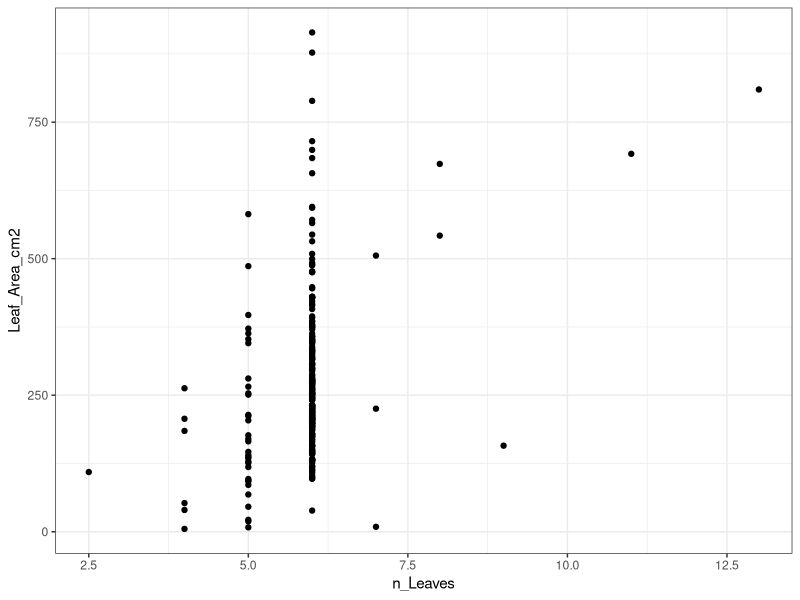
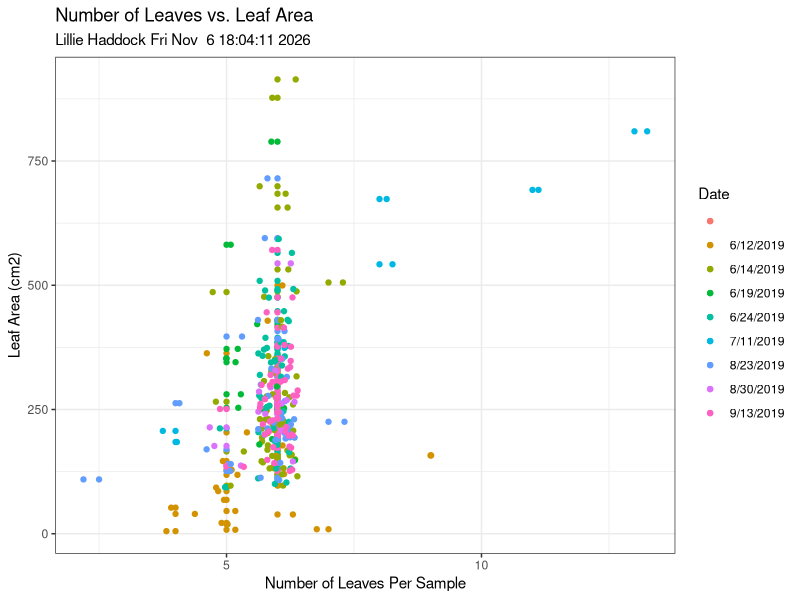
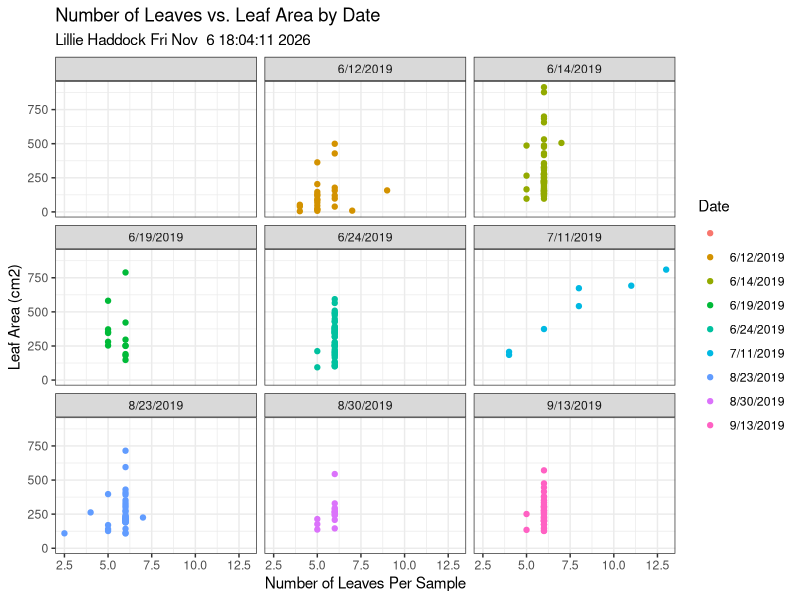
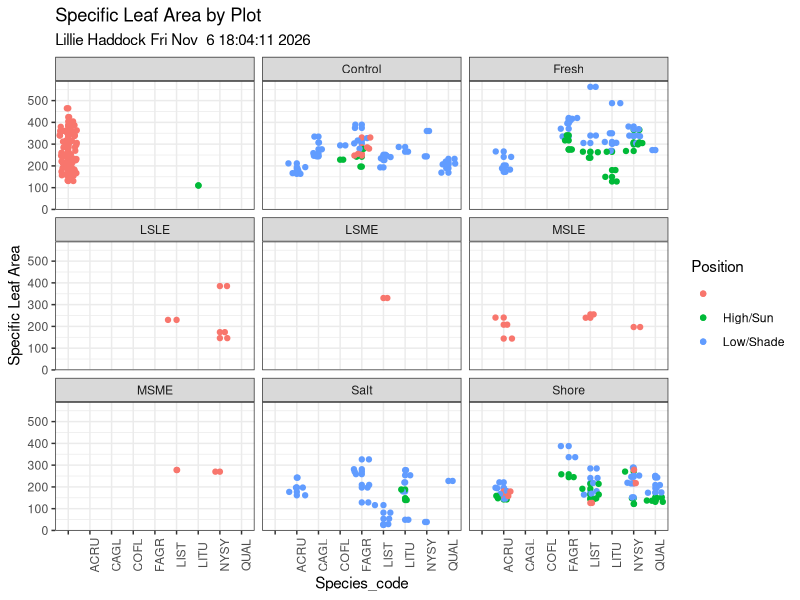

The R source for these figures, in order: (Note: this script raises an error after producing the figures.)
## Script to process Specific Leaf Area data at SERC
# Created 06-13-2019

# Load necessary packages
library(dplyr)
library(tidyr)
library(readr)
library(ggrepel)
library(ggplot2)
theme_set(theme_bw())

## ================ Read in the SLA csv and make some basic plots

sla <- read.csv("SLA Data.csv", stringsAsFactors = FALSE) %>% 
  mutate(Tag = as.character(Tag))
print(sla)
print(summary(sla))

# Simple plot comparing number of leaves to the corresponding leaf area
p <- qplot(n_Leaves, Leaf_Area_cm2, data = sla)
print(p)

# Plot comparing number of leaves to corresponding leaf area, color by date but pretty!
leaves_v_area <- ggplot(data = sla, aes(n_Leaves, Leaf_Area_cm2, color = Date)) +
  geom_point() +
  geom_jitter()+
  labs(title = "Number of Leaves vs. Leaf Area", 
       subtitle = paste("Lillie Haddock", date()), 
       x = "Number of Leaves Per Sample", y = "Leaf Area (cm2)")
print(leaves_v_area)

# Plot comparing number of leaves to corresponding leaf area but pretty, faceted by date!
split_by_date <- ggplot(data = sla, aes(n_Leaves, Leaf_Area_cm2, color = Date)) + 
  geom_point() +
  labs(title = "Number of Leaves vs. Leaf Area by Date", 
       subtitle = paste("Lillie Haddock", date()), 
       x = "Number of Leaves Per Sample", y = "Leaf Area (cm2)") +
  facet_wrap(~Date)
print(split_by_date)

## Create an SLA column
sla <- sla %>% 
  mutate(specific_leaf_area = round(Leaf_Area_cm2 / Leaf_Mass_g, 3)) 
head(sla)

## ================ Join with inventory data

## Read in the storm surge inventory data
ss_inventory <- read.csv("ss-inventory.csv", stringsAsFactors = FALSE) %>% 
  select(Plot, Species_code, Tag, DBH) %>% 
  mutate(Tag = as.character(Tag))
summary(ss_inventory)

## The 'shore' plot at GCREW overlaps with the PREMIS-ghg HSLE plot,
## so use that inventory data too
inventory <- read.csv("transplant_inventory.csv", stringsAsFactors = FALSE) %>% 
  select(Plot, Tag, Species_code, DBH = DBH_cm_2019) %>% 
  filter(Plot == "HSLE") %>%  # GCREW only
  mutate(Plot = "Shore") %>% 
  bind_rows(ss_inventory)

# Create new dataset with plot, species, and tag columns
# by joining with the storm surge inventory data
sla %>% 
  left_join(inventory, by = "Tag") %>% 
  # if NA DBH, then get information from what we measured in field
  mutate(DBH = if_else(is.na(DBH), No_Tag_DBH, DBH),
         Species_code = if_else(is.na(Species_code), No_Tag_Species_code, Species_code),
         Plot = if_else(is.na(Plot), No_Tag_Plot, Plot)) %>% 
  # We only want four letter species codes
  mutate(Species_code = substr(Species_code, 1,4)) ->
  sla_joined

# At this point there should be NO data with an NA for Plot or DBH or Species_code
# Warn if this occurs
if(any(is.na(sla_joined$DBH))) {
  warning("We still have unmatched trees!")  
}
if(any(sla_joined$Species_code == "")) {
  warning("We blank species codes!")  
}

## SLA by Plot
sla_by_plot <- sla_joined %>% 
  ggplot(aes(Species_code, specific_leaf_area, color = Position)) +
  geom_point() +
  geom_jitter() +
  facet_wrap(~Plot) +
  theme(axis.text.x = element_text(angle = 90)) +
  labs(title = "Specific Leaf Area by Plot", y = "Specific Leaf Area", 
       subtitle = paste("Lillie Haddock", date()))
print(sla_by_plot)


## Join sla_joined with plot species_codes
sla_joined_names <- left_join(sla_joined, species_codes, by = "Species_code")
## SLA by species box plot

sla_with_tag <- sla_joined_names %>%
  ggplot(aes(Species_common, specific_leaf_area, label = Tag, color = Position)) +
  geom_boxplot() +
  geom_text_repel() +
  geom_point() + 
  labs(title = "Specific Leaf Area by Species and Tag Number", y = "Specific Leaf Area")
print(sla_with_tag)

## SLA by species faceting by plot
sla_with_tag_by_plot <- sla_joined %>%
  ggplot(aes(Species_code, specific_leaf_area, label = Tag, color = Position)) +
  geom_boxplot() +
  geom_text_repel() +
  geom_point() +
  facet_wrap(~Plot) +
  theme(axis.text.x = element_text(angle = 90)) +
  labs(title = "Specific Leaf Area by Species, Plot, and Tag Number", y = "Specific Leaf Area")
print(sla_with_tag_by_plot)

## SLA faceted by species
sla_by_species <- sla_joined_names %>%
  ggplot(aes(Plot, specific_leaf_area, color = Position)) +
  geom_point() + 
  geom_jitter() +
  facet_wrap(~Species_common) +
  theme(axis.text.x = element_text(angle = 90)) +
  labs(title = "Specific Leaf Area by Species and Plot", y = "Specific Leaf Area (cm2/g)")
print(sla_by_species)

## DBH vs sla colored by species
sla_vs_dbh <- sla_joined_names %>% 
  ggplot(aes(DBH, specific_leaf_area, color = Species_common)) +
  geom_point() + 
  facet_wrap(~Species_common) +
  geom_smooth(method = "lm") +
  labs(title = "Specific Leaf Area vs. Tree Diameter", y = "Specific Leaf Area (cm2/g)", x = "Diameter at Breast Height (cm)",
       color = "Species")
print(sla_vs_dbh)

## leaves vs mass
leaves_vs_mass <- sla_joined %>% 
  ggplot(aes(n_Leaves, Leaf_Mass_g, color = Species_code)) +
  geom_point() +
  facet_wrap(~Species_code) +
  geom_smooth(method = lm) +
  labs(title = "Number of Leaves vs. Leaf Dry Mass")
print(leaves_vs_mass)

## leaves vs area
leaves_vs_area <- sla_joined %>% 
  ggplot(aes(n_Leaves, Leaf_Area_cm2, color = Species_code)) +
  geom_point() +
  facet_wrap(~Species_code) +
  geom_smooth(method = lm) + 
  labs(title = "Number of Leaves vs. Leaf Area")
print(leaves_vs_area)

## sla vs position by species
sla_vs_position <- sla_joined %>% 
  ggplot(aes(Position, specific_leaf_area, color = Species_code)) +
  geom_jitter() +
  labs(title = "Specific Leaf Area vs. Canopy Position", x = "Canopy Position", y = "Specific Leaf Area")
print(sla_vs_position)

## average sla of each species
sla_averages <- try_dataset %>%
  group_by(`Species Common`) %>%
  summarise(sla_mean_species = mean(`Specific Leaf Area (cm2/g)`))

sla_averages_plot <- try_dataset %>% 
  ggplot(aes(`Species Common`, `Specific Leaf Area (cm2/g)`)) +
  labs(title = "Average Specific Leaf Area", x = "Species", y = "Average SLA (cm2/g)") +
  geom_boxplot(aes(fill = `Species Common`)) + 
  #geom_text(aes(label = round(Specific, 2)), vjust = 1.6, size = 3.3) +
  theme(axis.text.x = element_text(angle = 90)) +
  guides(fill=guide_legend(title="Species"))
print(sla_averages_plot)

sla_joined %>% 
  ggplot(aes(Species_code, specific_leaf_area, color = Position)) +
  geom_boxplot()


cat("All done.")


## ------ Try Database Submission -------

species_codes <- read.csv(file = "species_codes.csv", stringsAsFactors = FALSE) 
plot_lon_lat <- read.csv(file = "plot-lon-lat.csv", stringsAsFactors = FALSE)

try_dataset <- sla_joined %>% 
  left_join(species_codes, by = "Species_code") %>% 
  left_join(plot_lon_lat, by = "Plot") %>% 
  mutate(Exposition = "Natural Forest", 
           `Forest Age (yrs)` = 60, 
           `Area per Leaf (cm2)` = round(Leaf_Area_cm2 / n_Leaves, 3),
           `Mass per Leaf (g)` = round(Leaf_Mass_g / n_Leaves, 3)) %>% 
  select(`Date Collected` = Date, 
         Exposition, 
         `Forest Age (yrs)`,
         Species,
         `Species Common` = Species_common, 
         `Diameter at Breast Height (cm)` = DBH,
         `Longitude E` = Longitude,
         `Latitude N` = Latitude,
         `Leaf Position` = Position, 
         `N Leaves` = n_Leaves, 
         `Total Fresh Leaf Area (cm2)` = Leaf_Area_cm2, 
         `Total Dry Mass (g)` = Leaf_Mass_g, 
         `Area per Leaf (cm2)`, 
         `Mass per Leaf (g)`,
         `Specific Leaf Area (cm2/g)` = specific_leaf_area)

write.csv(try_dataset, "Haddock_SLA_20190628.csv")
 
         
## ------ Table for Final SULI Report -------

try_dataset %>% 
  select(`Species`, `Species Common`, `Diameter at Breast Height (cm)`) %>% 
  group_by(`Species`, `Species Common`) %>% 
  summarise("Number of Trees Sampled" = n(), "Average Diameter (cm)" = mean(`Diameter at Breast Height (cm)`)) %>% 
  kable(format = "markdown") 


## ------ Averages for final SULI Report -------

averages <- try_dataset %>%
  select(`Species Common`, `Leaf Position`, `Specific Leaf Area (cm2/g)`) %>% 
  group_by(`Species Common`, `Leaf Position`) %>% 
  summarise("Average SLA per Leaf Position" = mean(`Specific Leaf Area (cm2/g)`))
  mutate("Difference in Average SLA" = )
write.csv(averages, "SLA_Averages_position.csv")
  
  
  
  
  
  


